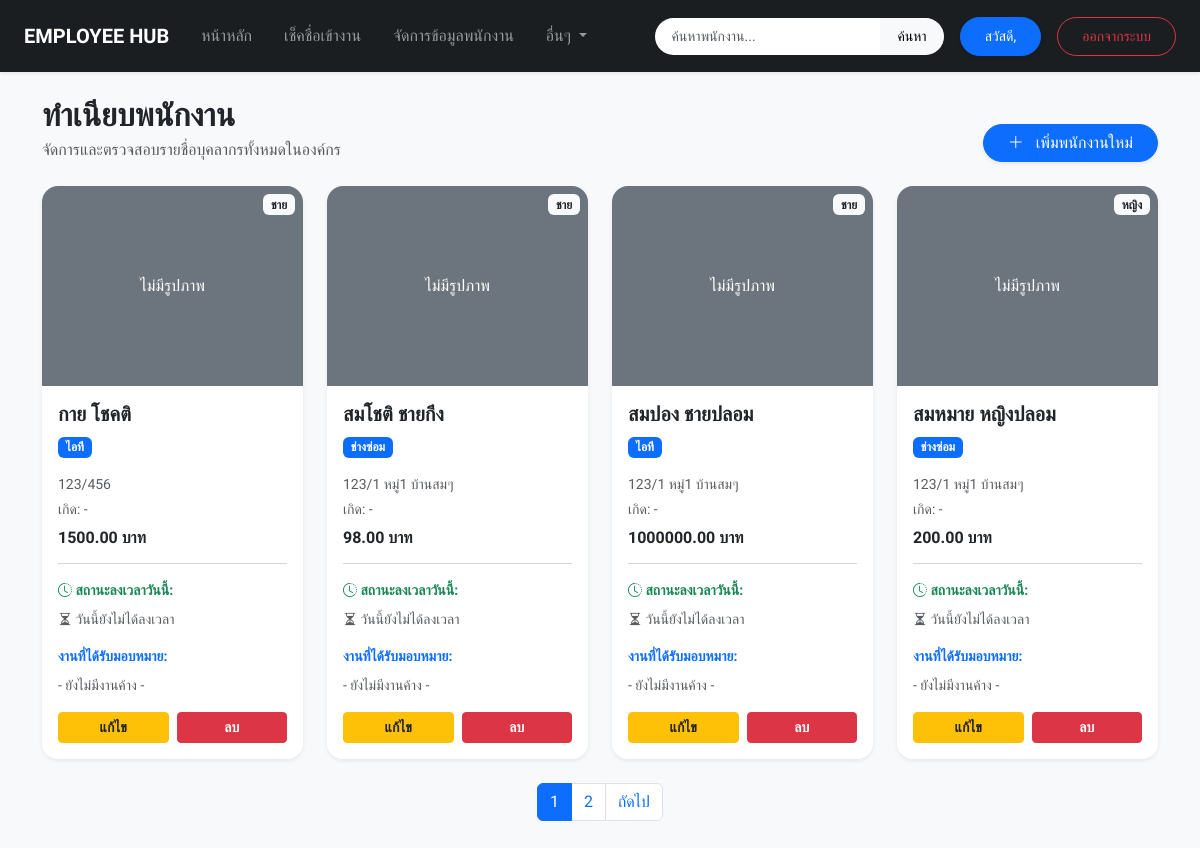
Page / (signed in) on the earlier database version.
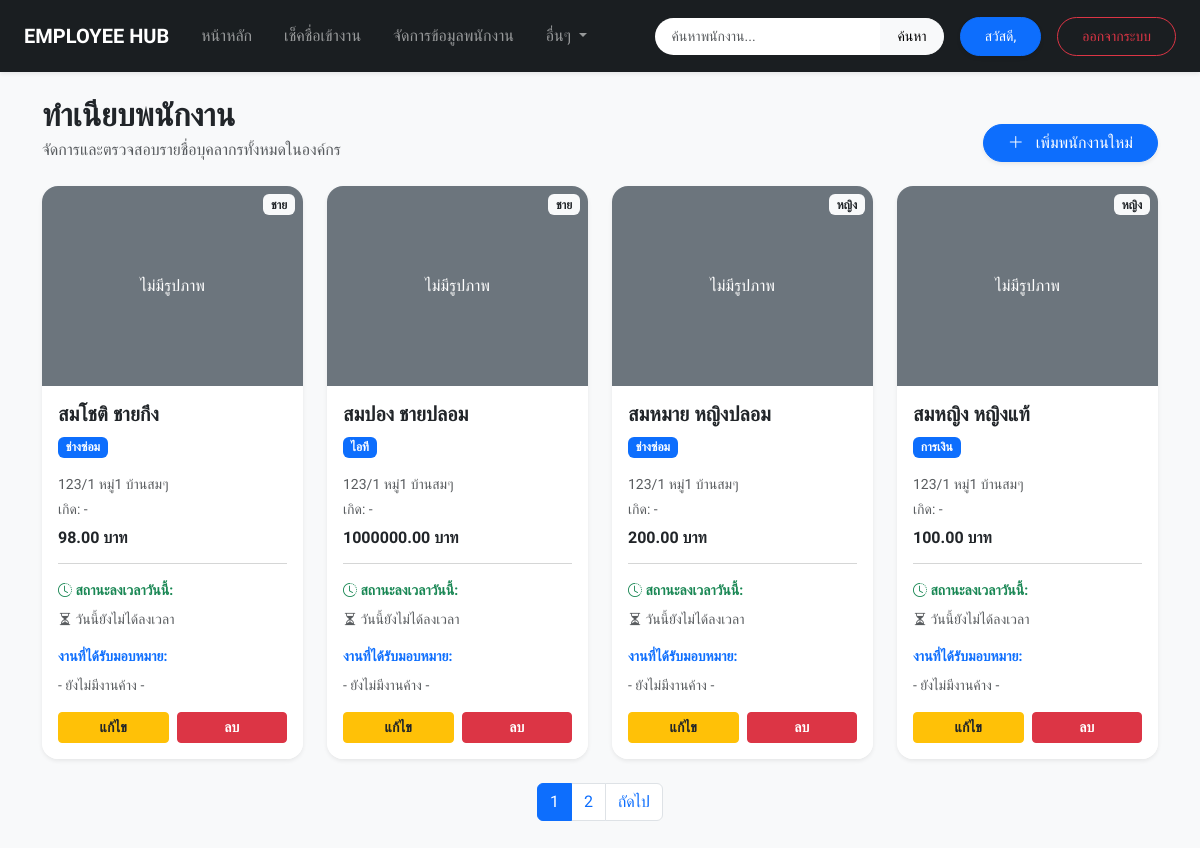
Same page on the later database version.
### employeeapp/models.py (models this page shows, shortened)
class Employee(models.Model):
    GENDER_CHOICES = [
        ('ชาย', 'ชาย'),
        ('หญิง', 'หญิง'),
        ('อื่นๆ', 'อื่นๆ'),
    ]
    fname = models.CharField(max_length=100, verbose_name="ชื่อจริง")
    lname = models.CharField(max_length=100, verbose_name="นามสกุล")
    gender = models.CharField(max_length=10, choices=GENDER_CHOICES, default='ชาย', verbose_name="เพศ")
    birthdate = models.DateField(blank=True, null=True, verbose_name="วัน/เดือน/ปีเกิด") # เพิ่มฟิลด์วันเกิด
    department = models.CharField(max_length=100, blank=True, null=True, verbose_name="แผนก")
    salary = models.DecimalField(max_digits=10, decimal_places=2, blank=True, null=True, verbose_name="เงินเดือน")
    address = models.TextField(blank=True, null=True, verbose_name="ที่อยู่")
    image = models.ImageField(upload_to='employee_images/', blank=True, null=True, verbose_name="รูปภาพพนักงาน")
    created_at = models.DateTimeField(auto_now_add=True, null=True, blank=True, verbose_name="วันที่บันทึก")
    user = models.OneToOneField(User, on_delete=models.SET_NULL, null=True, blank=True, related_name='employee_record')

### employeeapp/views.py (the view)
# urls.py: path('', views.index, name='index'),
@login_required(login_url='login')
def index(request):
    search_query = request.GET.get('search', '')
    if search_query:
        employee_list = Employee.objects.filter(
            Q(fname__icontains=search_query) |
            Q(lname__icontains=search_query) |
            Q(department__icontains=search_query) |
            Q(address__icontains=search_query)
        ).order_by('-id')
    else:
        employee_list = Employee.objects.all().order_by('-id')
    paginator = Paginator(employee_list, 4)
    page_number = request.GET.get('page', 1)
    employees = paginator.get_page(page_number)
    today = timezone.localdate()
    for emp in employees:
        emp.today_attendance = Attendance.objects.filter(employee=emp, date=today).first()
    return render(request, 'index.html', {'employees': employees, 'search_query': search_query})

### employeeapp/templates/index.html (shortened to what the changed rows need)
{% extends 'basetemplate.html' %}
{% block content %}
<div class="d-flex justify-content-between align-items-end mb-4">
    <div>
        <h2 class="fw-bold mb-1">ทำเนียบพนักงาน</h2>
    </div>
</div>
<div class="row row-cols-1 row-cols-md-2 row-cols-lg-4 g-4 mb-4">
    {% for emp in employees %}
    <div class="col">
        <div class="card h-100 border-0 shadow-sm rounded-4 overflow-hidden">
            <div class="position-relative" style="height: 200px; background-color: #6c757d;">
                {% if emp.image %}
                    <img src="{{ emp.image.url }}" class="w-100 h-100" style="object-fit: cover;" alt="Profile">
                {% else %}
                    <div class="w-100 h-100 d-flex justify-content-center align-items-center text-white">ไม่มีรูปภาพ</div>
                {% endif %}
                <span class="badge bg-light text-dark position-absolute top-0 end-0 m-2">{{ emp.gender }}</span>
            </div>
            <div class="card-body">
                <h5 class="card-title fw-bold mb-2">{{ emp.fname }} {{ emp.lname }}</h5>
                <span class="badge bg-primary mb-3">{{ emp.department }}</span>
                <p class="card-text small text-muted mb-1">{{ emp.address }}</p>
                <p class="card-text small text-muted mb-2">เกิด: {{ emp.birthdate|default:"-" }}</p>
                <h6 class="fw-bold mb-3">{{ emp.salary }} บาท</h6>
                <hr class="text-muted opacity-25">
                <p class="small fw-bold text-success mb-2"><i class="bi bi-clock-history"></i> สถานะลงเวลาวันนี้:</p>
                <div class="small text-muted mb-3">
                    {% if emp.today_attendance %}
                        {% if emp.today_attendance.check_in %}
                            <div class="text-success mb-1">
                                <i class="bi bi-box-arrow-in-right"></i> เข้า: {{ emp.today_attendance.check_in|date:"H:i" }} น.
                            </div>
                        {% endif %}
                        {% if emp.today_attendance.check_out %}
                            <div class="text-danger mb-1">
                                <i class="bi bi-box-arrow-right"></i> ออก: {{ emp.today_attendance.check_out|date:"H:i" }} น.
                            </div>
                        {% else %}
                            <div class="text-muted mb-1">ออก: ยังไม่ออกงาน</div>
                        {% endif %}
                        <div class="mt-2">
                            <span class="badge rounded-pill border border-info text-info bg-white">
                                <i class="bi bi-geo-alt"></i> หมุด GPS
                            </span>
                        </div>
                    {% else %}
                        <div class="text-muted"><i class="bi bi-hourglass-split"></i> วันนี้ยังไม่ได้ลงเวลา</div>
                    {% endif %}
                </div>
                <p class="small fw-bold text-primary mb-2">งานที่ได้รับมอบหมาย:</p>
                <div class="small text-muted">
                    {% if emp.task_set.all %}
                        <ul class="list-unstyled mb-0">
                        {% for task in emp.task_set.all %}
                            <li>- {{ task.title }}</li>
                        {% endfor %}
                        </ul>
                    {% else %}
                        - ยังไม่มีงานค้าง -
                    {% endif %}
                </div>
            </div>
            {% if user.is_superuser or user.is_staff %}
            <div class="card-footer bg-white border-0 d-flex gap-2 p-3 pt-0">
                <a href="{% url 'edit' emp.id %}" class="btn btn-warning btn-sm w-100 text-dark fw-bold">แก้ไข</a>
                <a href="{% url 'delete' emp.id %}" class="btn btn-danger btn-sm w-100 fw-bold" onclick="return confirm('คุณต้องการลบพนักงานคนนี้ใช่หรือไม่?');">ลบ</a>
            </div>
            {% endif %}
        </div>
    </div>
    {% empty %}
    <div class="col-12 text-center py-5">
        <h5 class="text-muted">ไม่พบข้อมูลพนักงาน</h5>
    </div>
    {% endfor %}
</div>
{% if employees.has_other_pages %}
<nav aria-label="Page navigation" class="mt-4 pb-4">
    <ul class="pagination justify-content-center">
        {% for num in employees.paginator.page_range %}
            {% if employees.number == num %}
                <li class="page-item active"><span class="page-link">{{ num }}</span></li>
            {% else %}
                <li class="page-item"><a class="page-link" href="?page={{ num }}{% if search_query %}&search={{ search_query }}{% endif %}">{{ num }}</a></li>
            {% endif %}
        {% endfor %}
    </ul>
</nav>
{% endif %}
{% endblock %}

Differences in the rows shown:
removed Employee: shows "ไม่มีรูปภาพ", gender "ชาย", fname "กาย", lname "โชคติ", department "ไอที", address "123/456", birthdate "-", salary "1500.00", shows "วันนี้ยังไม่ได้ลงเวลา"
now on this page (row unchanged): Employee: shows "ไม่มีรูปภาพ", gender "หญิง", fname "สมหญิง", lname "หญิงแท้", department "การเงิน", address "123/1 หมู่1 บ้านสมๆ", birthdate "-", salary "100.00", shows "วันนี้ยังไม่ได้ลงเวลา"
